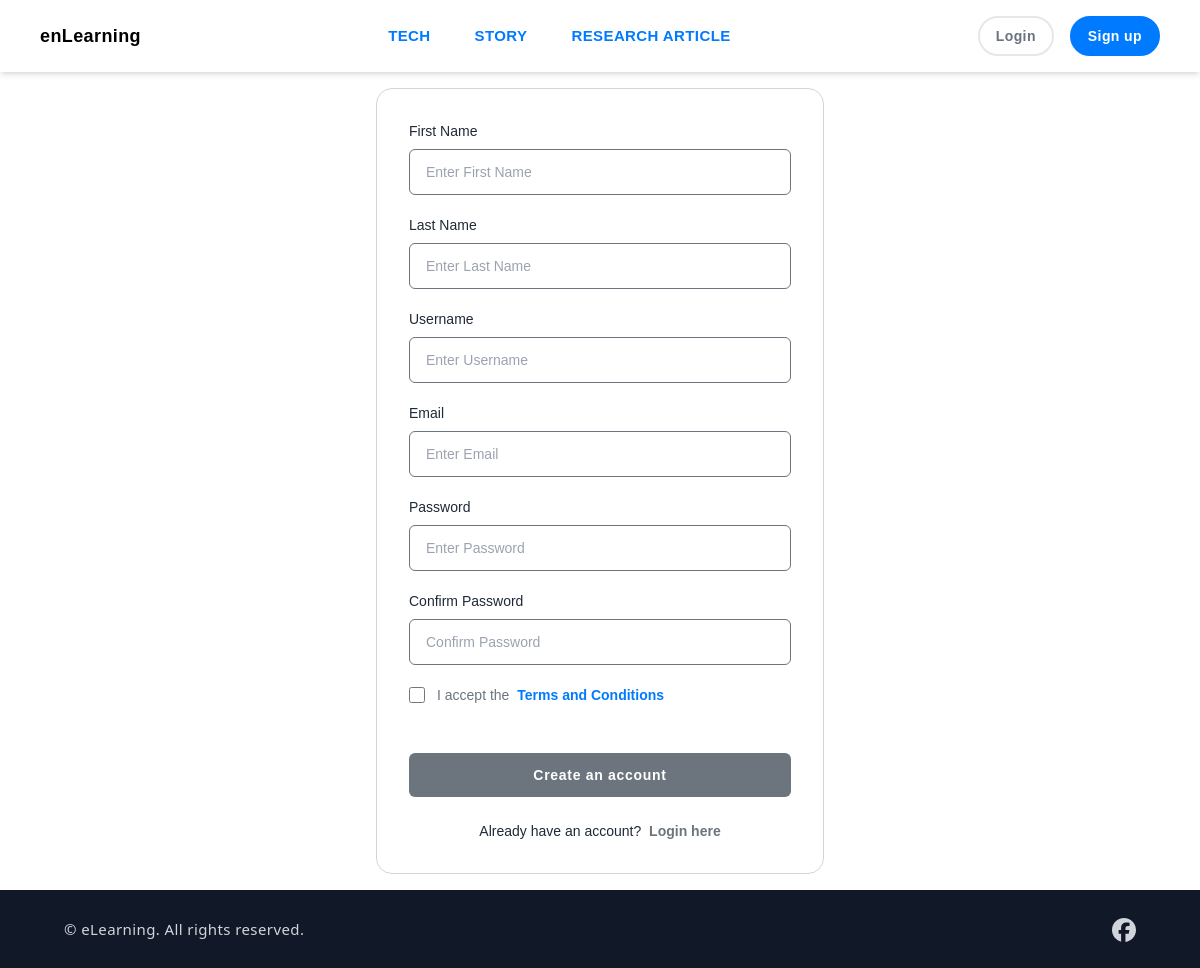
Screenshot of /register/ with the database file from the repository.
### blog/models.py (models this page shows, shortened)
class Category(models.Model):
    category_name = models.CharField(max_length=25, unique=True)
    created_at = models.DateTimeField(auto_now_add=True)
    updated_at = models.DateTimeField(auto_now=True)
    class Meta:
        verbose_name_plural = 'Categories'

class SocialMediaLink(models.Model):
    PLATFORM_CHOICES = [
        ('facebook', 'Facebook'),
        ('twitter', 'Twitter'),
        ('instagram', 'Instagram'),
        ('youtube', 'YouTube'),
        ('whatsapp', 'WhatsApp'),
        ('telegram', 'Telegram'),
        ('discord', 'Discord'),
        ('reddit', 'Reddit'),
    ]
    platform = models.CharField(max_length=25, choices=PLATFORM_CHOICES)
    url = models.URLField(max_length=250)
    svg_path = models.CharField(max_length=1000)

### account/views.py (the view)
# urls.py: path('register/', views.RegisterView, name='register'),
def RegisterView(request):
    if request.method == "POST":
        form = RegisterForm(request.POST)
        if form.is_valid():
            form.save()
            messages.success(request, "Account created. Login now")
            return redirect('login')
        else:
            messages.error(request, "Please correct the errors below")
    else:
        form = RegisterForm()
    return render(request, 'account/register.html', {'form': form})

### account/forms.py (shortened to what this page needs)
class RegisterForm(forms.ModelForm):
    password1 = forms.CharField(widget=forms.PasswordInput, label="Password")
    password2 = forms.CharField(widget=forms.PasswordInput, label="Confirm Password")
    class Meta:
        model = User
        fields = ['first_name', 'last_name', 'username', 'email', 'password1', 'password2']

### account/templatetags/form_filters.py (called while the page is built)
@register.filter(name='add_attrs')
def add_attrs(field, args):
    css_class, placeholder = args.split(',')
    return field.as_widget(attrs={"class": css_class, "placeholder": placeholder})

### blog/context_processors.py (called while the page is built)
def get_categories(request):
    categories = Category.objects.all()
    return dict(categories=categories)

def get_social_media_links(request):
    social_media_links = SocialMediaLink.objects.all()
    return dict(social_media_links=social_media_links)

### templates/account/register.html (shortened to what this page needs)
{% extends 'layout.html' %}
{% load static %}
{% block content %}
    <div class="flex flex-col justify-center font-[sans-serif] p-4">
        <div class="max-w-md w-full mx-auto border border-gray-300 rounded-2xl p-8">
            {% load form_filters %}
            <form method='post' action='{% url 'register' %}'>
                <div class="space-y-5">
                    <div>
                        <label class="text-gray-800 text-sm mb-2 block" for="{{ form.first_name.id_for_label }}">First Name</label>
                        {{ form.first_name|add_attrs:"text-gray-800 bg-white border border-secondary w-full text-sm px-4 py-3 rounded-md outline-primary,Enter First Name" }}
                    </div>
                    <div>
                        <label class="text-gray-800 text-sm mb-2 block" for="{{ form.last_name.id_for_label }}">Last Name</label>
                        {{ form.last_name|add_attrs:"text-gray-800 bg-white border border-secondary w-full text-sm px-4 py-3 rounded-md outline-primary,Enter Last Name" }}
                    </div>
                    <div>
                        <label class="text-gray-800 text-sm mb-2 block" for="{{ form.username.id_for_label }}">Username</label>
                        {{ form.username|add_attrs:"text-gray-800 bg-white border border-secondary w-full text-sm px-4 py-3 rounded-md outline-primary,Enter Username" }}
                    </div>
                    <div>
                        <label class="text-gray-800 text-sm mb-2 block" for="{{ form.email.id_for_label }}">Email</label>
                        {{ form.email|add_attrs:"text-gray-800 bg-white border border-secondary w-full text-sm px-4 py-3 rounded-md outline-primary,Enter Email" }}
                    </div>
                    <div>
                        <label class="text-gray-800 text-sm mb-2 block" for="{{ form.password1.id_for_label }}">Password</label>
                        {{ form.password1|add_attrs:"text-gray-800 bg-white border border-secondary w-full text-sm px-4 py-3 rounded-md outline-primary,Enter Password" }}
                    </div>
                    <div>
                        <label class="text-gray-800 text-sm mb-2 block" for="{{ form.password2.id_for_label }}">Confirm Password</label>
                        {{ form.password2|add_attrs:"text-gray-800 bg-white border border-secondary w-full text-sm px-4 py-3 rounded-md outline-primary,Confirm Password" }}
                    </div>
                    <div class="flex items-center">
                        <input id="remember-me" name="remember-me" type="checkbox" class="h-4 w-4 shrink-0 text-secondary focus:ring-primary border-secondary rounded" />
                        <label for="remember-me" class="text-secondary ml-3 block text-sm">
                            I accept the <a href="javascript:void(0);" class="text-primary font-semibold hover:underline ml-1">Terms and Conditions</a>
                        </label>
                    </div>
                </div>
                <div class="!mt-12">
                    <button type="submit" class="w-full py-3 px-4 text-sm tracking-wider font-semibold rounded-md text-white bg-secondary hover:bg-primary focus:outline-none">
                        Create an account
                    </button>
                </div>
                <p class="text-gray-800 text-sm mt-6 text-center">Already have an account? <a href="{% url 'login' %}" class="text-secondary font-semibold hover:underline ml-1">Login here</a></p>
            </form>
        </div>
    </div>
{% endblock %}

### templates/includes/header.html (shortened to what this page needs)
{% load static %}
<header class='flex shadow-md py-4 px-4 sm:px-10 bg-white font-[sans-serif] min-h-[70px] tracking-wide relative z-50'>
  <div class='flex flex-wrap items-center justify-between gap-5 w-full'>
    <a href="{% url 'index' %}" class="max-sm:hidden">
      <h1 class="text-lg text font-extrabold">enLearning</h1>
    </a>
    <div id="collapseMenu"
      class='max-lg:hidden lg:!block max-lg:before:fixed max-lg:before:bg-black max-lg:before:opacity-50 max-lg:before:inset-0 max-lg:before:z-50'>
      <ul
        class='lg:flex gap-x-5 max-lg:space-y-3 max-lg:fixed max-lg:bg-white max-lg:w-1/2 max-lg:min-w-[300px] max-lg:top-0 max-lg:left-0 max-lg:p-6 max-lg:h-full max-lg:shadow-md max-lg:overflow-auto z-50'>
        {% for category in categories %}
        <li class='max-lg:border-b border-gray-300 max-lg:py-3 px-3'>
          <a href='{% url 'post_by_category' category.category_name %}'
            class='hover:text-[#007bff] text-[#007bff] block font-semibold text-[15px]'>{{ category.category_name }}</a>
        </li>
        {% endfor %}
      </ul>
    </div>
    <div class='flex max-lg:ml-auto space-x-4'>
      {% if user.is_authenticated %}
        <form method="post" action="{% url 'logout' %}">
          {% csrf_token %}
          <button
            class='px-4 py-2 text-sm rounded-full font-bold text-white border-2 border-[#007bff] bg-[#007bff] transition-all ease-in-out duration-300 hover:bg-transparent hover:text-[#007bff]'>
            Log out
          </button>
        </form>
        <a href="/admin/">
          <button
            class='px-4 py-2 text-sm rounded-full font-bold text-white border-2 border-[#28a745] bg-[#28a745] transition-all ease-in-out duration-300 hover:bg-transparent hover:text-[#28a745]'>
            Panel
          </button>
        </a>
      {% else %}
        <a href="{% url 'login' %}">
          <button
            class='px-4 py-2 text-sm rounded-full font-bold text-gray-500 border-2 bg-transparent hover:bg-gray-50 transition-all ease-in-out duration-300'>
            Login
          </button>
        </a>
        <a href="{% url 'register' %}">
          <button
            class='px-4 py-2 text-sm rounded-full font-bold text-white border-2 border-[#007bff] bg-[#007bff] transition-all ease-in-out duration-300 hover:bg-transparent hover:text-[#007bff]'>
            Sign up
          </button>
        </a>
      {% endif %}
    </div>
  </div>
</header>

### templates/includes/footer.html (shortened to what this page needs)
{% load static %}
<footer class="bg-gray-900 text-gray-300 py-6 px-16 font-sans tracking-wide">
      <div class="flex justify-between items-center max-lg:flex-col text-center flex-wrap gap-4">
        <p class="text-[15px] leading-loose">© eLearning. All rights reserved.</p>
            <ul class="flex gap-4">
              {% for link in social_media_links %}
                <li><a href="{{ link.url }}" target="_blank">
                  <svg xmlns="http://www.w3.org/2000/svg" fill="none" class="fill-gray-300 inline hover:fill-white w-6 h-6"
                    viewBox="0 0 24 24">
                      {{ link.svg_path|safe }}
                  </svg></a>
                </li>
              {% endfor %}
            </ul>
      </div>
</footer>
</body>
</html>

### rows the page displays
Category: category_name "TECH"
Category: category_name "STORY"
Category: category_name "RESEARCH ARTICLE"
